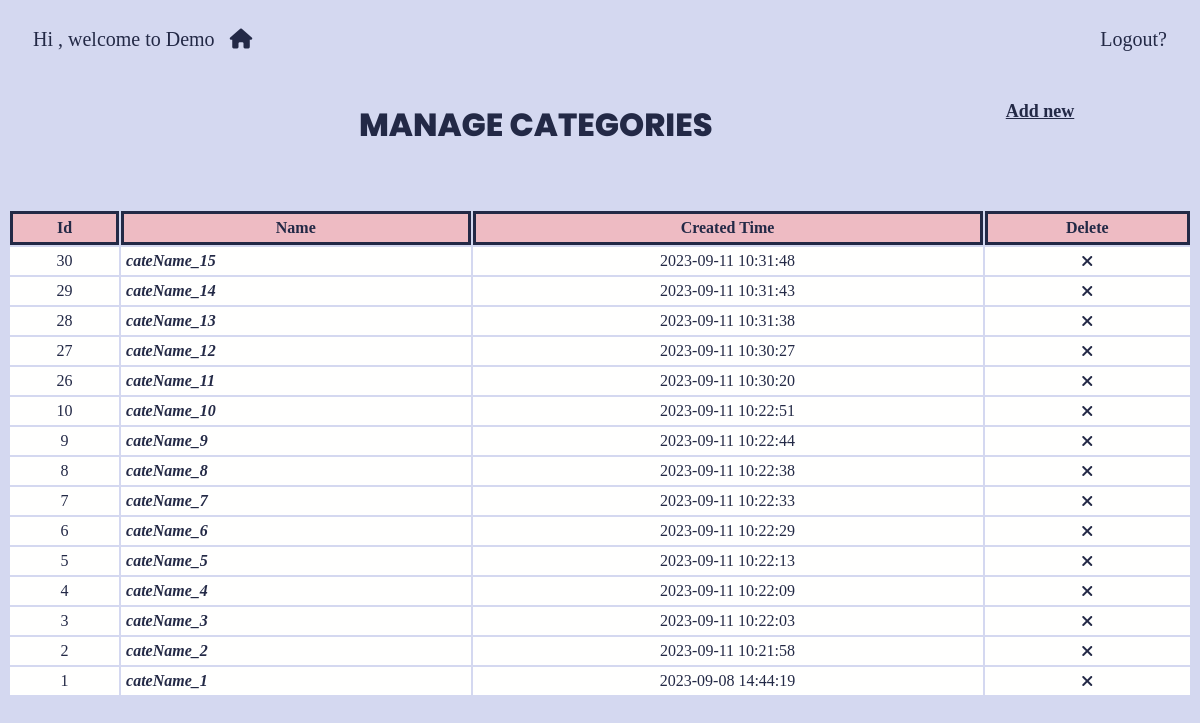
Page /vdWebTinTuc/admin/categories/index.php on the earlier database version.
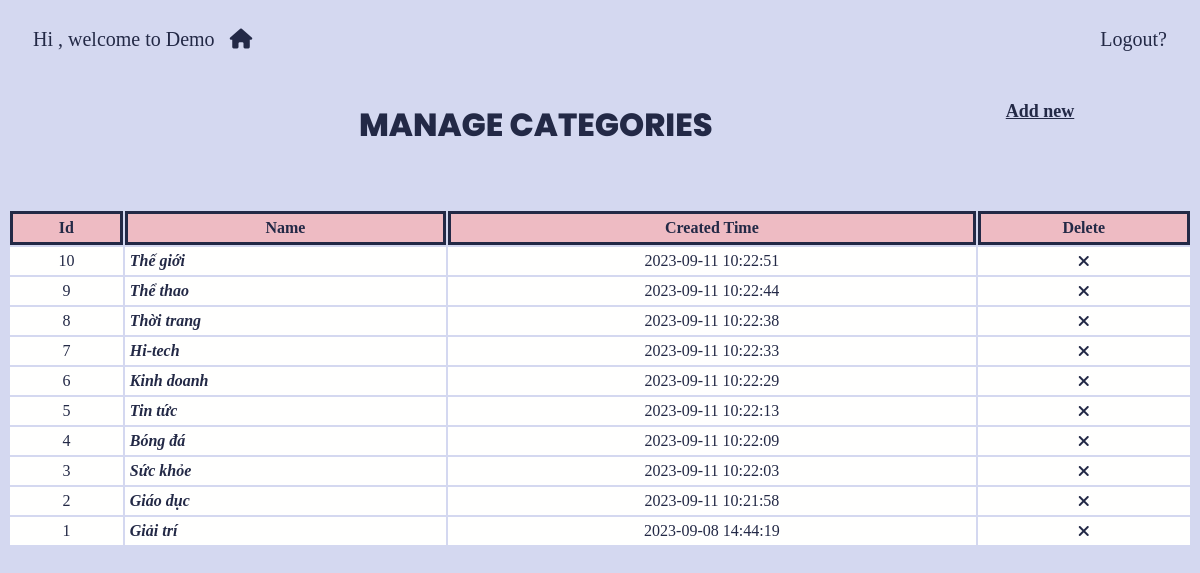
Same page on the later database version.
### tables this page shows
CREATE TABLE `categories` (
  `id` int(15) NOT NULL,
  `name` varchar(255) NOT NULL,
  `created_by` int(15) NOT NULL,
  `created_time` datetime DEFAULT current_timestamp()
);

### vdWebTinTuc/apps/libs/router.php (called while the page is built, shortened)
<?php
    class apps_libs_router{
        public function createUrl($url, $param = []) {
            if($url)
                $param[self::PARAM_NAME] = $url;
            return $_SERVER['PHP_SELF'].'?'. http_build_query($param);
        }
    }
?>

### vdWebTinTuc/apps/libs/dbConnection.php (called while the page is built, shortened)
<?php
    class apps_libs_dbConnection{
        protected $username = 'root';
        protected $password = "";
        protected $host = 'localhost';
        protected $database = 'PHP';
        protected $tableName;
        protected $queryParams = [];
        protected static $connectionInstance = null;
        public function connect() {
            if(self::$connectionInstance === null){
                try{
                    self::$connectionInstance = new PDO('mysql:host='.$this->host.';dbname='.$this->database,
                            $this->username, $this->password);
                    self::$connectionInstance->setAttribute(PDO::ATTR_ERRMODE, PDO::ERRMODE_EXCEPTION);
                } catch (Exception $ex) {
                    echo "ERROR: ".$ex->getMessage();
                    die();
                }
            }
        }
        public function query($sql, $param = []) {
            $q = self::$connectionInstance->prepare($sql);
            if(is_array($param) && $param)
                $q->execute($param);
            else
                $q->execute();
            return $q;
        }
        public function buildQueryParams($params = []) {
            $default = [
                "SELECT"=>"*",
                "WHERE"=>"",
                "OTHER"=>"",
                "params"=>"",
                "field"=>"",
                "value"=>[],
                "JOIN"=>""
            ];
            $this->queryParams = array_merge($default, $params);
            return $this;
        }
        public function buildCondition($condition){
            if(trim($condition))
                return "WHERE ".$condition;
            else
                return "";
        }
        public function select() {
            $sql = "SELECT ".$this->queryParams['SELECT']
                   ." FROM ".$this->tableName
                   ." ".$this->queryParams['JOIN']
                   ." ".$this->buildCondition($this->queryParams['WHERE'])
                   ." ".$this->queryParams['OTHER'];
            $query = $this->query($sql, $this->queryParams['params']);
            return $query->fetchAll(PDO::FETCH_ASSOC);
        }
    }
?>

### vdWebTinTuc/admin/categories/index.php (the view, shortened to what this page needs)
<?php
    $categories = new apps_models_categories();
    $query = $categories->buildQueryParams(["OTHER"=>"ORDER BY created_time DESC"])->select();
?>
<html>
    <head>
        <link rel="stylesheet" href="../CSS/index.css">
        <?php include 'head.php'?>
    </head>
    <body>
        <div class="title">
            <h1>MANAGE CATEGORIES</h1>
            <a href="<?= $router->createUrl('categories/detail')?>">Add new</a>
        </div>
        <div class="show-data" style="font-family: vPoppinsR;">
            <table style="width: 100%">
                <tr id="column">
                    <td>Id</td>
                    <td>Name</td>
                    <td>Created Time</td>
                    <td>Delete</td>
                </tr>
                <?php
                    foreach($query as $row){
                    ?>
                        <tr>
                            <td><?= $row['id']?></td>
                            <td id="name" onclick="location.href='<?= $router->createUrl('categories/detail', ['id'=>$row['id']])?>'">
                                <?= $row['name']?>
                            </td>
                            <td><?= $row['created_time']?></td>
                            <td id="del" onclick="location.href='<?= $router->createUrl('categories/delete', ["id"=>$row['id']])?>'"><i class="fa-solid fa-xmark"></i></td>
                        </tr>
                    <?php
                    }
                ?>
            </table>
        </div>
    </body>
</html>

Differences in the rows shown:
removed categories: id "30", name "cateName_15", created_time "2023-09-11 10:31:48"
removed categories: id "29", name "cateName_14", created_time "2023-09-11 10:31:43"
removed categories: id "28", name "cateName_13", created_time "2023-09-11 10:31:38"
removed categories: id "27", name "cateName_12", created_time "2023-09-11 10:30:27"
removed categories: id "26", name "cateName_11", created_time "2023-09-11 10:30:20"
removed categories: id "10", name "cateName_10", created_time "2023-09-11 10:22:51"
removed categories: id "9", name "cateName_9", created_time "2023-09-11 10:22:44"
removed categories: id "8", name "cateName_8", created_time "2023-09-11 10:22:38"
removed categories: id "7", name "cateName_7", created_time "2023-09-11 10:22:33"
removed categories: id "6", name "cateName_6", created_time "2023-09-11 10:22:29"
removed categories: id "5", name "cateName_5", created_time "2023-09-11 10:22:13"
removed categories: id "4", name "cateName_4", created_time "2023-09-11 10:22:09"
removed categories: id "3", name "cateName_3", created_time "2023-09-11 10:22:03"
removed categories: id "2", name "cateName_2", created_time "2023-09-11 10:21:58"
removed categories: id "1", name "cateName_1", created_time "2023-09-08 14:44:19"
added categories: id "10", name "Thế giới", created_time "2023-09-11 10:22:51"
added categories: id "9", name "Thể thao", created_time "2023-09-11 10:22:44"
added categories: id "8", name "Thời trang", created_time "2023-09-11 10:22:38"
added categories: id "7", name "Hi-tech", created_time "2023-09-11 10:22:33"
added categories: id "6", name "Kinh doanh", created_time "2023-09-11 10:22:29"
added categories: id "5", name "Tin tức", created_time "2023-09-11 10:22:13"
added categories: id "4", name "Bóng đá", created_time "2023-09-11 10:22:09"
added categories: id "3", name "Sức khỏe", created_time "2023-09-11 10:22:03"
added categories: id "2", name "Giáo dục", created_time "2023-09-11 10:21:58"
added categories: id "1", name "Giải trí", created_time "2023-09-08 14:44:19"
